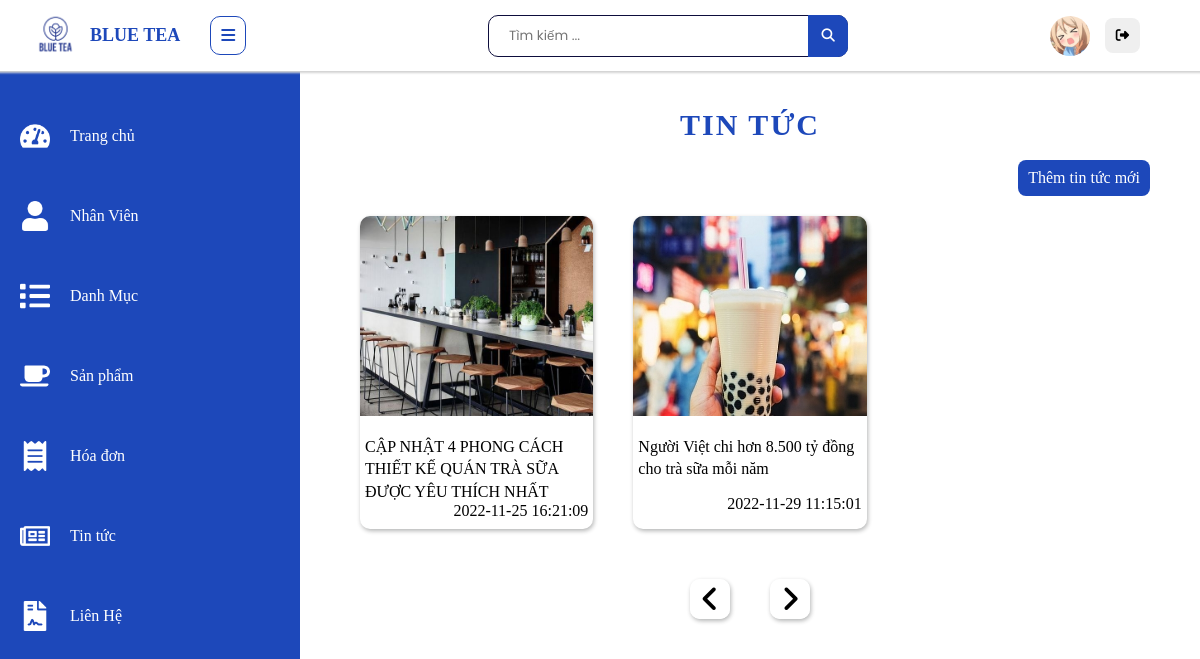
Page /admin/tin-tuc/index.php?page=2 (signed in) on the committed database.
### tables this page shows
CREATE TABLE `tin_tuc` (
  `ma_tintuc` int(11) NOT NULL,
  `tieu_de` varchar(300) NOT NULL,
  `hinh_dd` varchar(300) NOT NULL,
  `noi_dung` text NOT NULL,
  `tg_dang` datetime NOT NULL
);

### admin/tin-tuc/index.php (the view, shortened to what this page needs)
<?php
function adminContent()
{
    include("../../block/connection.php");
    echo "<div class='container'>
    <h3 class='admin-product--title size-title'>Tin Tức</h3>
    <div class='comand--btn add-new--btn'>
    <a href='./create.php' name='add'>Thêm tin tức mới</a>
    </div>";
    $none = false;
        $rowPerPage = 6;
        $offset = ($_GET['page']-1)* $rowPerPage;
        $query = "SELECT `ma_tintuc`, `tieu_de`, `hinh_dd`, `tg_dang` FROM `tin_tuc`";
        $result = mysqli_query($conn, $query);
        $numRow = mysqli_num_rows($result);
        $maxPage = ceil($numRow / $rowPerPage);
        $query= "SELECT `ma_tintuc`, `tieu_de`, `hinh_dd`, `tg_dang` FROM `tin_tuc` LIMIT $offset, $rowPerPage";
        $result =  mysqli_query($conn, $query);
        if($result)
        {
            if(mysqli_num_rows($result) != 0)
            {
                echo '<div class="blog">';
                while($row = mysqli_fetch_array($result))
                {
                    echo "<a class='blog-item' href='./edit.php?id=$row[ma_tintuc]'>";
                    $src = "../../assets/images/$row[hinh_dd]";
                        echo "<div class='blog-img'>
                        <img src='".$src."'>
                            </div>";
                        echo "<div class='blog-content'>
                            <p class='blog-title'>$row[tieu_de]</p>
                            <p class='blog-date'>$row[tg_dang]</p>
                        </div>";
                    echo "</a>";
                }
                echo "</div>";
            }
        }
        if($none != true)
        {
            echo "<div class='news-control'>";
            if($_GET['page'] == 1)
            {
                echo "<a href='".$_SERVER ['PHP_SELF']."?page=1' class='news-btn' >
                <i class='fa-solid fa-angle-left'></i> </a>";
            }
            else {
                $prePage = $_GET['page'] - 1;
                echo "<a href='".$_SERVER ['PHP_SELF']."?page=".$prePage."' class='news-btn' >
                <i class='fa-solid fa-angle-left'></i> </a>";
            }
            if($_GET['page'] == $maxPage)
            {
                echo "<a href='".$_SERVER ['PHP_SELF']."?page=".$maxPage."' class='news-btn' >
                <i class='fa-solid fa-angle-right'></i> </a>";
            }
            else {
                $nextPage = $_GET['page'] + 1;
                echo "<a href='".$_SERVER ['PHP_SELF']."?page=".$nextPage."' class='news-btn' >
                <i class='fa-solid fa-angle-right'></i> </a>";
            }
            echo "</div>";
        }
    echo "</div>";
}
include("../../block/admin-block.php");
?>

### assets/css/stucture.css (style rules this page uses)
.container { max-width: 1250px; margin: 0 auto; padding: 30px 40px 40px 40px; }

### assets/css/footer.css (style rules this page uses)
* { margin: 0; padding: 0; box-sizing: border-box; font-family: "Poppins", sans-serif; }

### assets/css/admin.css (style rules this page uses)
body { position: relative; }

### assets/css/mai-thi.css (style rules this page uses)
:root { --bg1:#9b59b6; --bg2:#3498db; --bg :#D7E1EC; }
* { margin: 0; padding: 0; }

### assets/css/contact.css (style rules this page uses)
* { margin: 0; padding: 0; box-sizing: border-box; font-family: "Poppins", sans-serif; }

### assets/css/cart.css (style rules this page uses)
.container { position: relative; }

### assets/css/admin_product.css (style rules this page uses)
.admin-product--title { text-align: center; color: #1d48ba; margin-bottom: 0; }

### assets/css/hoa-don.css (style rules this page uses)
.size-title { font-size: 30px; text-transform: uppercase; font-weight: bold; letter-spacing: 2px; margin: 0 20px 20px; }
.comand--btn { display: flex; justify-content: flex-end; }

### assets/css/blog.css (style rules this page uses)
.blog { display: flex; flex-wrap: wrap; margin-top: 20px; }
.blog-item { margin-left: 20px; width: calc(100% /3 - 40px); margin-right: 20px; box-shadow: inset 0 200px 0 white, 1px 2px 4px rgb(31 32 33 / 33%); border-radius: 10px; overflow: hidden; margin-bottom: 30px; }
.blog-img { width: 100%; height: 200px; }
.blog-img > img { width: 100%; height: 100%; display: block; object-fit: cover; }
.blog-content { padding: 10px 5px; }
.blog-title { color: black; min-height: 60px; margin-top: 10px; line-height: 1.4; }
.blog-date { color: black; text-align: right; }
.news-control { display: flex; justify-content: center; }
.news-btn { align-items: center; display: flex; width: 20px; height: 20px; margin: 20px; font-size: 30px; padding: 20px; justify-content: center; box-shadow: inset 0 200px 0 white, 1px 2px 4px rgb(31 32 33 / 33%); border-radius: 10px; color: black; }
.add-new--btn > a { display: block; padding: 10px; border-radius: 8px; cursor: pointer; position: relative; margin-right: 10px; background: #1d48ba; padding: 10px; opacity: 1; color: white; }

### rows in the picture
tin_tuc: hinh_dd (picture), tieu_de "CẬP NHẬT 4 PHONG CÁCH THIẾT KẾ QUÁN TRÀ SỮA ĐƯỢC YÊU THÍCH NHẤT", tg_dang "2022-11-25 16:21:09"
tin_tuc: hinh_dd (picture), tieu_de "Người Việt chi hơn 8.500 tỷ đồng cho trà sữa mỗi năm", tg_dang "2022-11-29 11:15:01"
